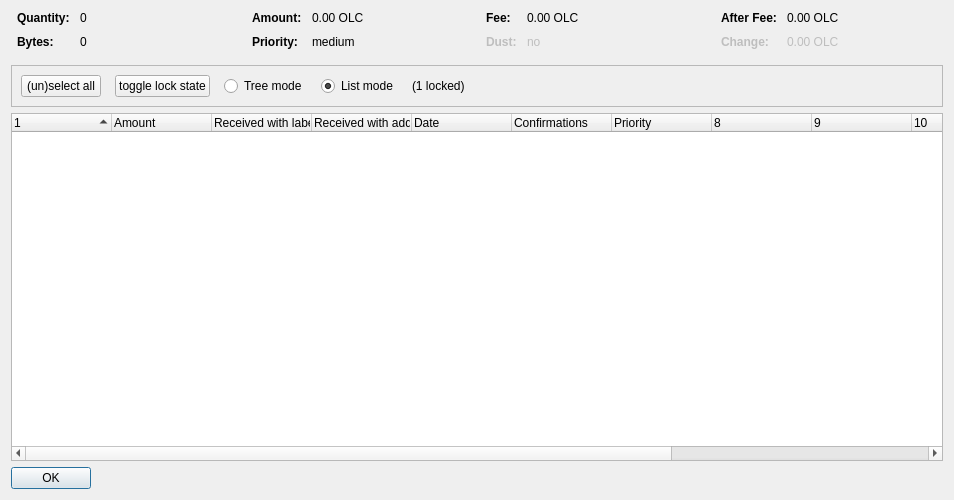
<?xml version="1.0" encoding="UTF-8"?>
<ui version="4.0">
 <class>CoinControlDialog</class>
 <widget class="QDialog" name="CoinControlDialog">
  <property name="geometry">
   <rect>
    <x>0</x>
    <y>0</y>
    <width>954</width>
    <height>500</height>
   </rect>
  </property>
  <property name="windowTitle">
   <string>Coin Selection</string>
  </property>
  <layout class="QVBoxLayout" name="verticalLayout">
   <item>
    <layout class="QHBoxLayout" name="horizontalLayoutTop" stretch="0,0,0,0">
     <property name="topMargin">
      <number>0</number>
     </property>
     <property name="bottomMargin">
      <number>10</number>
     </property>
     <item>
      <layout class="QFormLayout" name="formLayoutCoinControl1">
       <property name="horizontalSpacing">
        <number>10</number>
       </property>
       <property name="verticalSpacing">
        <number>10</number>
       </property>
       <property name="leftMargin">
        <number>6</number>
       </property>
       <property name="rightMargin">
        <number>6</number>
       </property>
       <item row="0" column="0">
        <widget class="QLabel" name="labelCoinControlQuantityText">
         <property name="font">
          <font>
           <weight>75</weight>
           <bold>true</bold>
          </font>
         </property>
         <property name="text">
          <string>Quantity:</string>
         </property>
        </widget>
       </item>
       <item row="0" column="1">
        <widget class="QLabel" name="labelCoinControlQuantity">
         <property name="cursor">
          <cursorShape>IBeamCursor</cursorShape>
         </property>
         <property name="contextMenuPolicy">
          <enum>Qt::ActionsContextMenu</enum>
         </property>
         <property name="text">
          <string notr="true">0</string>
         </property>
         <property name="textInteractionFlags">
          <set>Qt::LinksAccessibleByMouse|Qt::TextSelectableByKeyboard|Qt::TextSelectableByMouse</set>
         </property>
        </widget>
       </item>
       <item row="1" column="0">
        <widget class="QLabel" name="labelCoinControlBytesText">
         <property name="font">
          <font>
           <weight>75</weight>
           <bold>true</bold>
          </font>
         </property>
         <property name="text">
          <string>Bytes:</string>
         </property>
        </widget>
       </item>
       <item row="1" column="1">
        <widget class="QLabel" name="labelCoinControlBytes">
         <property name="cursor">
          <cursorShape>IBeamCursor</cursorShape>
         </property>
         <property name="contextMenuPolicy">
          <enum>Qt::ActionsContextMenu</enum>
         </property>
         <property name="text">
          <string notr="true">0</string>
         </property>
         <property name="textInteractionFlags">
          <set>Qt::LinksAccessibleByMouse|Qt::TextSelectableByKeyboard|Qt::TextSelectableByMouse</set>
         </property>
        </widget>
       </item>
      </layout>
     </item>
     <item>
      <layout class="QFormLayout" name="formLayoutCoinControl2">
       <property name="horizontalSpacing">
        <number>10</number>
       </property>
       <property name="verticalSpacing">
        <number>10</number>
       </property>
       <property name="leftMargin">
        <number>6</number>
       </property>
       <property name="rightMargin">
        <number>6</number>
       </property>
       <item row="0" column="0">
        <widget class="QLabel" name="labelCoinControlAmountText">
         <property name="font">
          <font>
           <weight>75</weight>
           <bold>true</bold>
          </font>
         </property>
         <property name="text">
          <string>Amount:</string>
         </property>
        </widget>
       </item>
       <item row="0" column="1">
        <widget class="QLabel" name="labelCoinControlAmount">
         <property name="cursor">
          <cursorShape>IBeamCursor</cursorShape>
         </property>
         <property name="contextMenuPolicy">
          <enum>Qt::ActionsContextMenu</enum>
         </property>
         <property name="text">
          <string notr="true">0.00 OLC</string>
         </property>
         <property name="textInteractionFlags">
          <set>Qt::LinksAccessibleByMouse|Qt::TextSelectableByKeyboard|Qt::TextSelectableByMouse</set>
         </property>
        </widget>
       </item>
       <item row="1" column="0">
        <widget class="QLabel" name="labelCoinControlPriorityText">
         <property name="font">
          <font>
           <weight>75</weight>
           <bold>true</bold>
          </font>
         </property>
         <property name="text">
          <string>Priority:</string>
         </property>
        </widget>
       </item>
       <item row="1" column="1">
        <widget class="QLabel" name="labelCoinControlPriority">
         <property name="cursor">
          <cursorShape>IBeamCursor</cursorShape>
         </property>
         <property name="contextMenuPolicy">
          <enum>Qt::ActionsContextMenu</enum>
         </property>
         <property name="text">
          <string>medium</string>
         </property>
         <property name="textInteractionFlags">
          <set>Qt::LinksAccessibleByMouse|Qt::TextSelectableByKeyboard|Qt::TextSelectableByMouse</set>
         </property>
        </widget>
       </item>
      </layout>
     </item>
     <item>
      <layout class="QFormLayout" name="formLayoutCoinControl3">
       <property name="horizontalSpacing">
        <number>10</number>
       </property>
       <property name="verticalSpacing">
        <number>10</number>
       </property>
       <property name="leftMargin">
        <number>6</number>
       </property>
       <property name="rightMargin">
        <number>6</number>
       </property>
       <item row="0" column="0">
        <widget class="QLabel" name="labelCoinControlFeeText">
         <property name="font">
          <font>
           <weight>75</weight>
           <bold>true</bold>
          </font>
         </property>
         <property name="text">
          <string>Fee:</string>
         </property>
        </widget>
       </item>
       <item row="0" column="1">
        <widget class="QLabel" name="labelCoinControlFee">
         <property name="cursor">
          <cursorShape>IBeamCursor</cursorShape>
         </property>
         <property name="contextMenuPolicy">
          <enum>Qt::ActionsContextMenu</enum>
         </property>
         <property name="text">
          <string notr="true">0.00 OLC</string>
         </property>
         <property name="textInteractionFlags">
          <set>Qt::LinksAccessibleByMouse|Qt::TextSelectableByKeyboard|Qt::TextSelectableByMouse</set>
         </property>
        </widget>
       </item>
       <item row="1" column="0">
        <widget class="QLabel" name="labelCoinControlLowOutputText">
         <property name="enabled">
          <bool>false</bool>
         </property>
         <property name="font">
          <font>
           <weight>75</weight>
           <bold>true</bold>
          </font>
         </property>
         <property name="text">
          <string>Dust:</string>
         </property>
        </widget>
       </item>
       <item row="1" column="1">
        <widget class="QLabel" name="labelCoinControlLowOutput">
         <property name="enabled">
          <bool>false</bool>
         </property>
         <property name="cursor">
          <cursorShape>IBeamCursor</cursorShape>
         </property>
         <property name="contextMenuPolicy">
          <enum>Qt::ActionsContextMenu</enum>
         </property>
         <property name="text">
          <string>no</string>
         </property>
         <property name="textInteractionFlags">
          <set>Qt::LinksAccessibleByMouse|Qt::TextSelectableByKeyboard|Qt::TextSelectableByMouse</set>
         </property>
        </widget>
       </item>
      </layout>
     </item>
     <item>
      <layout class="QFormLayout" name="formLayoutCoinControl4">
       <property name="horizontalSpacing">
        <number>10</number>
       </property>
       <property name="verticalSpacing">
        <number>10</number>
       </property>
       <property name="leftMargin">
        <number>6</number>
       </property>
       <property name="rightMargin">
        <number>6</number>
       </property>
       <item row="0" column="0">
        <widget class="QLabel" name="labelCoinControlAfterFeeText">
         <property name="font">
          <font>
           <weight>75</weight>
           <bold>true</bold>
          </font>
         </property>
         <property name="text">
          <string>After Fee:</string>
         </property>
        </widget>
       </item>
       <item row="0" column="1">
        <widget class="QLabel" name="labelCoinControlAfterFee">
         <property name="cursor">
          <cursorShape>IBeamCursor</cursorShape>
         </property>
         <property name="contextMenuPolicy">
          <enum>Qt::ActionsContextMenu</enum>
         </property>
         <property name="text">
          <string notr="true">0.00 OLC</string>
         </property>
         <property name="textInteractionFlags">
          <set>Qt::LinksAccessibleByMouse|Qt::TextSelectableByKeyboard|Qt::TextSelectableByMouse</set>
         </property>
        </widget>
       </item>
       <item row="1" column="0">
        <widget class="QLabel" name="labelCoinControlChangeText">
         <property name="enabled">
          <bool>false</bool>
         </property>
         <property name="font">
          <font>
           <weight>75</weight>
           <bold>true</bold>
          </font>
         </property>
         <property name="text">
          <string>Change:</string>
         </property>
        </widget>
       </item>
       <item row="1" column="1">
        <widget class="QLabel" name="labelCoinControlChange">
         <property name="enabled">
          <bool>false</bool>
         </property>
         <property name="cursor">
          <cursorShape>IBeamCursor</cursorShape>
         </property>
         <property name="contextMenuPolicy">
          <enum>Qt::ActionsContextMenu</enum>
         </property>
         <property name="text">
          <string notr="true">0.00 OLC</string>
         </property>
         <property name="textInteractionFlags">
          <set>Qt::LinksAccessibleByMouse|Qt::TextSelectableByKeyboard|Qt::TextSelectableByMouse</set>
         </property>
        </widget>
       </item>
      </layout>
     </item>
    </layout>
   </item>
   <item>
    <widget class="QFrame" name="frame">
     <property name="minimumSize">
      <size>
       <width>0</width>
       <height>40</height>
      </size>
     </property>
     <property name="frameShape">
      <enum>QFrame::StyledPanel</enum>
     </property>
     <property name="frameShadow">
      <enum>QFrame::Sunken</enum>
     </property>
     <layout class="QHBoxLayout" name="horizontalLayout">
      <item>
       <layout class="QHBoxLayout" name="horizontalLayoutPanel" stretch="0,0,0,0,0,0">
        <property name="spacing">
         <number>14</number>
        </property>
        <item>
         <widget class="QPushButton" name="pushButtonSelectAll">
          <property name="sizePolicy">
           <sizepolicy hsizetype="Maximum" vsizetype="Fixed">
            <horstretch>0</horstretch>
            <verstretch>0</verstretch>
           </sizepolicy>
          </property>
          <property name="text">
           <string>(un)select all</string>
          </property>
          <property name="autoDefault">
           <bool>false</bool>
          </property>
         </widget>
        </item>
        <item>
         <widget class="QPushButton" name="pushButtonToggleLock">
          <property name="sizePolicy">
           <sizepolicy hsizetype="Maximum" vsizetype="Fixed">
            <horstretch>0</horstretch>
            <verstretch>0</verstretch>
           </sizepolicy>
          </property>
          <property name="text">
           <string>toggle lock state</string>
          </property>
          <property name="autoDefault">
           <bool>false</bool>
          </property>
         </widget>
        </item>
        <item>
         <widget class="QRadioButton" name="radioTreeMode">
          <property name="sizePolicy">
           <sizepolicy hsizetype="Maximum" vsizetype="Fixed">
            <horstretch>0</horstretch>
            <verstretch>0</verstretch>
           </sizepolicy>
          </property>
          <property name="text">
           <string>Tree mode</string>
          </property>
         </widget>
        </item>
        <item>
         <widget class="QRadioButton" name="radioListMode">
          <property name="sizePolicy">
           <sizepolicy hsizetype="Maximum" vsizetype="Fixed">
            <horstretch>0</horstretch>
            <verstretch>0</verstretch>
           </sizepolicy>
          </property>
          <property name="text">
           <string>List mode</string>
          </property>
          <property name="checked">
           <bool>true</bool>
          </property>
         </widget>
        </item>
        <item>
         <widget class="QLabel" name="labelLocked">
          <property name="text">
           <string>(1 locked)</string>
          </property>
         </widget>
        </item>
        <item>
         <spacer name="horizontalSpacer">
          <property name="orientation">
           <enum>Qt::Horizontal</enum>
          </property>
          <property name="sizeHint" stdset="0">
           <size>
            <width>40</width>
            <height>20</height>
           </size>
          </property>
         </spacer>
        </item>
       </layout>
      </item>
     </layout>
    </widget>
   </item>
   <item>
    <widget class="CoinControlTreeWidget" name="treeWidget">
     <property name="contextMenuPolicy">
      <enum>Qt::CustomContextMenu</enum>
     </property>
     <property name="sortingEnabled">
      <bool>false</bool>
     </property>
     <property name="columnCount">
      <number>13</number>
     </property>
     <attribute name="headerShowSortIndicator" stdset="0">
      <bool>true</bool>
     </attribute>
     <attribute name="headerStretchLastSection">
      <bool>false</bool>
     </attribute>
     <column>
      <property name="text">
       <string/>
      </property>
     </column>
     <column>
      <property name="text">
       <string>Amount</string>
      </property>
     </column>
     <column>
      <property name="text">
       <string>Received with label</string>
      </property>
     </column>
     <column>
      <property name="text">
       <string>Received with address</string>
      </property>
     </column>
     <column>
      <property name="text">
       <string>Date</string>
      </property>
     </column>
     <column>
      <property name="text">
       <string>Confirmations</string>
      </property>
      <property name="toolTip">
       <string>Confirmed</string>
      </property>
     </column>
     <column>
      <property name="text">
       <string>Priority</string>
      </property>
     </column>
     <column>
      <property name="text">
       <string/>
      </property>
     </column>
     <column>
      <property name="text">
       <string/>
      </property>
     </column>
     <column>
      <property name="text">
       <string/>
      </property>
     </column>
     <column>
      <property name="text">
       <string/>
      </property>
     </column>
     <column>
      <property name="text">
       <string/>
      </property>
     </column>
    </widget>
   </item>
   <item>
    <widget class="QDialogButtonBox" name="buttonBox">
     <property name="sizePolicy">
      <sizepolicy hsizetype="Maximum" vsizetype="Fixed">
       <horstretch>0</horstretch>
       <verstretch>0</verstretch>
      </sizepolicy>
     </property>
     <property name="orientation">
      <enum>Qt::Horizontal</enum>
     </property>
     <property name="standardButtons">
      <set>QDialogButtonBox::Ok</set>
     </property>
    </widget>
   </item>
  </layout>
 </widget>
 <customwidgets>
  <customwidget>
   <class>CoinControlTreeWidget</class>
   <extends>QTreeWidget</extends>
   <header>coincontroltreewidget.h</header>
  </customwidget>
 </customwidgets>
 <resources/>
 <connections/>
</ui>
